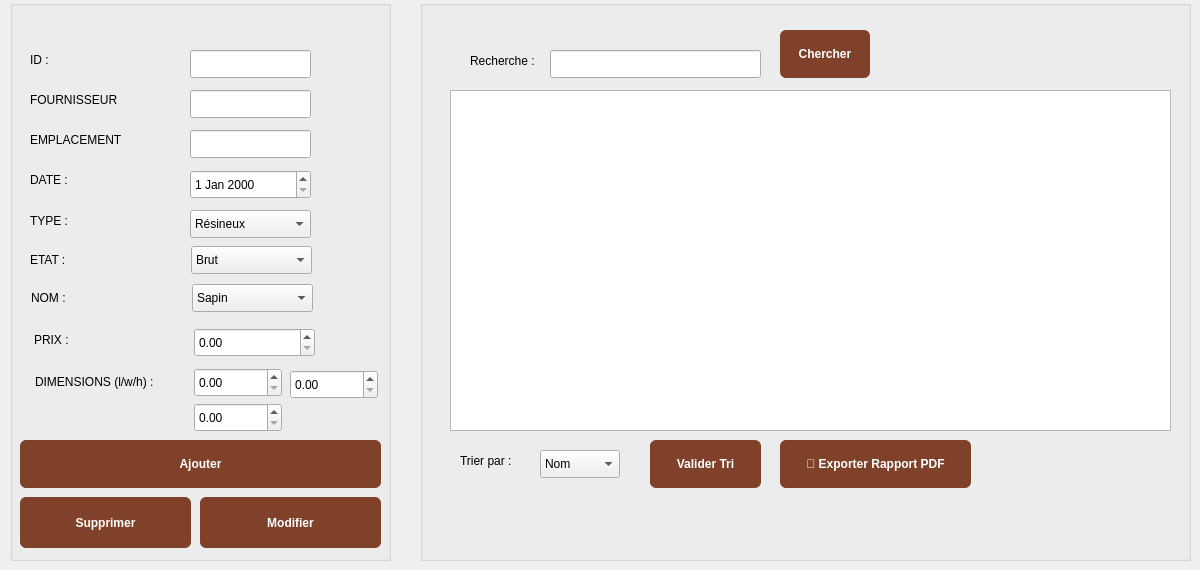
      <widget class="QWidget" name="tab_gestion_7">
       <attribute name="title">
        <string>Gestion Bois</string>
       </attribute>
       <widget class="QGroupBox" name="groupBox_13">
        <property name="geometry">
         <rect>
          <x>10</x>
          <y>0</y>
          <width>381</width>
          <height>561</height>
         </rect>
        </property>
        <property name="title">
         <string/>
        </property>
        <widget class="QLabel" name="label_id_bois">
         <property name="geometry">
          <rect>
           <x>20</x>
           <y>50</y>
           <width>63</width>
           <height>20</height>
          </rect>
         </property>
         <property name="text">
          <string>ID :</string>
         </property>
        </widget>
        <widget class="QLabel" name="label_fourn">
         <property name="geometry">
          <rect>
           <x>20</x>
           <y>90</y>
           <width>121</width>
           <height>20</height>
          </rect>
         </property>
         <property name="text">
          <string>FOURNISSEUR</string>
         </property>
        </widget>
        <widget class="QLabel" name="label_empl">
         <property name="geometry">
          <rect>
           <x>20</x>
           <y>130</y>
           <width>111</width>
           <height>20</height>
          </rect>
         </property>
         <property name="text">
          <string>EMPLACEMENT</string>
         </property>
        </widget>
        <widget class="QLabel" name="label_date_bois">
         <property name="geometry">
          <rect>
           <x>20</x>
           <y>170</y>
           <width>131</width>
           <height>20</height>
          </rect>
         </property>
         <property name="text">
          <string>DATE :</string>
         </property>
        </widget>
        <widget class="QLabel" name="label_type_bois2">
         <property name="geometry">
          <rect>
           <x>20</x>
           <y>210</y>
           <width>91</width>
           <height>21</height>
          </rect>
         </property>
         <property name="text">
          <string>TYPE :</string>
         </property>
        </widget>
        <widget class="QLabel" name="label_etat_bois">
         <property name="geometry">
          <rect>
           <x>20</x>
           <y>250</y>
           <width>171</width>
           <height>20</height>
          </rect>
         </property>
         <property name="text">
          <string>ETAT :</string>
         </property>
        </widget>
        <widget class="QLabel" name="label_nom_bois">
         <property name="geometry">
          <rect>
           <x>21</x>
           <y>288</y>
           <width>141</width>
           <height>20</height>
          </rect>
         </property>
         <property name="text">
          <string>NOM :</string>
         </property>
        </widget>
        <widget class="QLabel" name="label_prix">
         <property name="geometry">
          <rect>
           <x>24</x>
           <y>330</y>
           <width>63</width>
           <height>20</height>
          </rect>
         </property>
         <property name="text">
          <string>PRIX :</string>
         </property>
        </widget>
        <widget class="QLabel" name="label_dimension">
         <property name="geometry">
          <rect>
           <x>25</x>
           <y>372</y>
           <width>151</width>
           <height>20</height>
          </rect>
         </property>
         <property name="text">
          <string>DIMENSIONS (l/w/h) :</string>
         </property>
        </widget>
        <widget class="QLineEdit" name="la_id_13">
         <property name="geometry">
          <rect>
           <x>180</x>
           <y>50</y>
           <width>121</width>
           <height>28</height>
          </rect>
         </property>
        </widget>
        <widget class="QLineEdit" name="la_fournisseur_7">
         <property name="geometry">
          <rect>
           <x>180</x>
           <y>90</y>
           <width>121</width>
           <height>28</height>
          </rect>
         </property>
        </widget>
        <widget class="QLineEdit" name="la_emplacement_7">
         <property name="geometry">
          <rect>
           <x>180</x>
           <y>130</y>
           <width>121</width>
           <height>28</height>
          </rect>
         </property>
        </widget>
        <widget class="QDateEdit" name="la_date_7">
         <property name="geometry">
          <rect>
           <x>180</x>
           <y>170</y>
           <width>121</width>
           <height>29</height>
          </rect>
         </property>
        </widget>
        <widget class="QComboBox" name="la_type_7">
         <property name="geometry">
          <rect>
           <x>180</x>
           <y>210</y>
           <width>121</width>
           <height>28</height>
          </rect>
         </property>
         <item>
          <property name="text">
           <string>Résineux</string>
          </property>
         </item>
         <item>
          <property name="text">
           <string>Feuillu</string>
          </property>
         </item>
         <item>
          <property name="text">
           <string>Exotique</string>
          </property>
         </item>
         <item>
          <property name="text">
           <string>Transformé</string>
          </property>
         </item>
        </widget>
        <widget class="QComboBox" name="la_etat_7">
         <property name="geometry">
          <rect>
           <x>181</x>
           <y>246</y>
           <width>121</width>
           <height>28</height>
          </rect>
         </property>
         <item>
          <property name="text">
           <string>Brut</string>
          </property>
         </item>
         <item>
          <property name="text">
           <string>KD</string>
          </property>
         </item>
         <item>
          <property name="text">
           <string>Raboté</string>
          </property>
         </item>
         <item>
          <property name="text">
           <string>Traité</string>
          </property>
         </item>
         <item>
          <property name="text">
           <string>Chute</string>
          </property>
         </item>
        </widget>
        <widget class="QComboBox" name="la_nom_7">
         <property name="geometry">
          <rect>
           <x>182</x>
           <y>284</y>
           <width>121</width>
           <height>28</height>
          </rect>
         </property>
         <item>
          <property name="text">
           <string>Sapin</string>
          </property>
         </item>
         <item>
          <property name="text">
           <string>Pin</string>
          </property>
         </item>
         <item>
          <property name="text">
           <string>Hêtre</string>
          </property>
         </item>
         <item>
          <property name="text">
           <string>Chêne</string>
          </property>
         </item>
         <item>
          <property name="text">
           <string>Noyer</string>
          </property>
         </item>
        </widget>
        <widget class="QDoubleSpinBox" name="la_prix_7">
         <property name="geometry">
          <rect>
           <x>184</x>
           <y>328</y>
           <width>121</width>
           <height>29</height>
          </rect>
         </property>
        </widget>
        <widget class="QDoubleSpinBox" name="la_l_7">
         <property name="geometry">
          <rect>
           <x>184</x>
           <y>368</y>
           <width>88</width>
           <height>29</height>
          </rect>
         </property>
        </widget>
        <widget class="QDoubleSpinBox" name="la_w_7">
         <property name="geometry">
          <rect>
           <x>280</x>
           <y>370</y>
           <width>88</width>
           <height>29</height>
          </rect>
         </property>
        </widget>
        <widget class="QDoubleSpinBox" name="la_h_7">
         <property name="geometry">
          <rect>
           <x>184</x>
           <y>403</y>
           <width>88</width>
           <height>29</height>
          </rect>
         </property>
        </widget>
        <widget class="QPushButton" name="la_ajouter_7">
         <property name="geometry">
          <rect>
           <x>10</x>
           <y>440</y>
           <width>361</width>
           <height>48</height>
          </rect>
         </property>
         <property name="styleSheet">
          <string notr="true">background-color: #7F4129; color: #FFFFFF; font-weight: bold; border-radius: 6px;</string>
         </property>
         <property name="text">
          <string>Ajouter</string>
         </property>
        </widget>
        <widget class="QPushButton" name="la_modifier_7">
         <property name="geometry">
          <rect>
           <x>190</x>
           <y>497</y>
           <width>181</width>
           <height>51</height>
          </rect>
         </property>
         <property name="styleSheet">
          <string notr="true">background-color: #7F4129; color: #FFFFFF; font-weight: bold; border-radius: 6px;</string>
         </property>
         <property name="text">
          <string>Modifier</string>
         </property>
        </widget>
        <widget class="QPushButton" name="la_supprimer_7">
         <property name="geometry">
          <rect>
           <x>10</x>
           <y>497</y>
           <width>171</width>
           <height>51</height>
          </rect>
         </property>
         <property name="styleSheet">
          <string notr="true">background-color: #7F4129; color: #FFFFFF; font-weight: bold; border-radius: 6px;</string>
         </property>
         <property name="text">
          <string>Supprimer</string>
         </property>
        </widget>
       </widget>
       <widget class="QGroupBox" name="groupBox_10">
        <property name="geometry">
         <rect>
          <x>420</x>
          <y>0</y>
          <width>771</width>
          <height>561</height>
         </rect>
        </property>
        <property name="title">
         <string/>
        </property>
        <widget class="QLabel" name="date_fin_prev_5">
         <property name="geometry">
          <rect>
           <x>20</x>
           <y>250</y>
           <width>121</width>
           <height>20</height>
          </rect>
         </property>
         <property name="text">
          <string/>
         </property>
        </widget>
        <widget class="QLabel" name="date_fin_reel_5">
         <property name="geometry">
          <rect>
           <x>20</x>
           <y>300</y>
           <width>121</width>
           <height>20</height>
          </rect>
         </property>
         <property name="text">
          <string/>
         </property>
        </widget>
        <widget class="QLineEdit" name="rech_4">
         <property name="geometry">
          <rect>
           <x>130</x>
           <y>50</y>
           <width>211</width>
           <height>28</height>
          </rect>
         </property>
        </widget>
        <widget class="QPushButton" name="btn_rechercher_4">
         <property name="geometry">
          <rect>
           <x>360</x>
           <y>30</y>
           <width>90</width>
           <height>48</height>
          </rect>
         </property>
         <property name="styleSheet">
          <string notr="true">background-color: #7F4129; color: #FFFFFF; font-weight: bold; border-radius: 6px;</string>
         </property>
         <property name="text">
          <string>Chercher</string>
         </property>
        </widget>
        <widget class="QPushButton" name="btn_trier_4">
         <property name="geometry">
          <rect>
           <x>230</x>
           <y>440</y>
           <width>111</width>
           <height>48</height>
          </rect>
         </property>
         <property name="styleSheet">
          <string notr="true">background-color: #7F4129; color: #FFFFFF; font-weight: bold; border-radius: 6px;</string>
         </property>
         <property name="text">
          <string>Valider Tri</string>
         </property>
        </widget>
        <widget class="QLabel" name="trie_3">
         <property name="geometry">
          <rect>
           <x>40</x>
           <y>450</y>
           <width>71</width>
           <height>21</height>
          </rect>
         </property>
         <property name="text">
          <string>Trier par :</string>
         </property>
        </widget>
        <widget class="QTableView" name="tab_rech_2">
         <property name="geometry">
          <rect>
           <x>30</x>
           <y>90</y>
           <width>721</width>
           <height>341</height>
          </rect>
         </property>
        </widget>
        <widget class="QLabel" name="recherche_3">
         <property name="geometry">
          <rect>
           <x>50</x>
           <y>50</y>
           <width>111</width>
           <height>21</height>
          </rect>
         </property>
         <property name="text">
          <string>Recherche :</string>
         </property>
        </widget>
        <widget class="QPushButton" name="la_pdf_9">
         <property name="geometry">
          <rect>
           <x>360</x>
           <y>440</y>
           <width>191</width>
           <height>48</height>
          </rect>
         </property>
         <property name="styleSheet">
          <string notr="true">background-color: #7F4129; color: #FFFFFF; font-weight: bold; border-radius: 6px;</string>
         </property>
         <property name="text">
          <string>📄 Exporter Rapport PDF</string>
         </property>
        </widget>
        <widget class="QComboBox" name="la_tri_7">
         <property name="geometry">
          <rect>
           <x>120</x>
           <y>450</y>
           <width>80</width>
           <height>28</height>
          </rect>
         </property>
         <item>
          <property name="text">
           <string>Nom</string>
          </property>
         </item>
         <item>
          <property name="text">
           <string>Date</string>
          </property>
         </item>
         <item>
          <property name="text">
           <string>Type</string>
          </property>
         </item>
         <item>
          <property name="text">
           <string>Etat</string>
          </property>
         </item>
         <item>
          <property name="text">
           <string>Prix</string>
          </property>
         </item>
        </widget>
       </widget>
      </widget>
